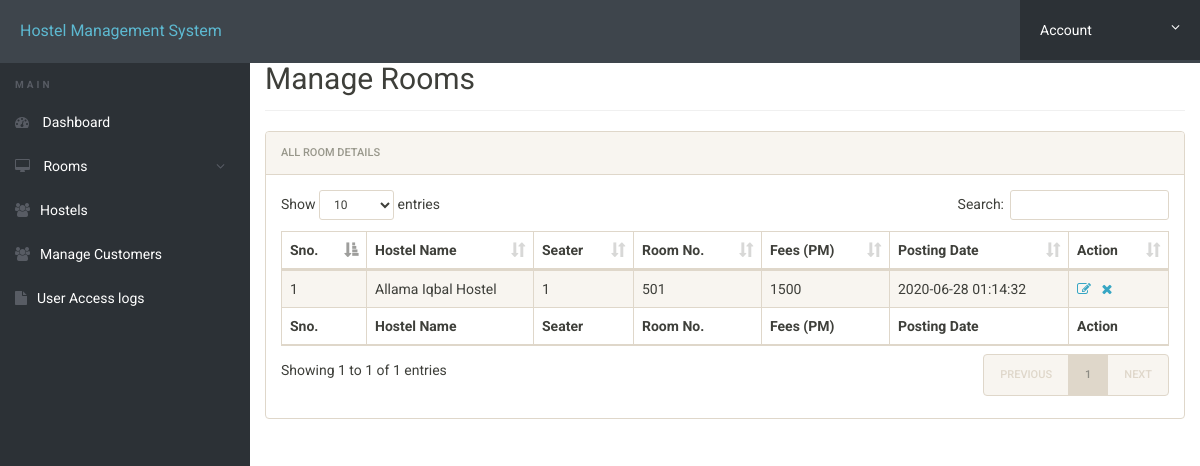
The page /Hostel/manager/manage-rooms.php (signed in) on the database its author committed.
### tables this page shows
CREATE TABLE `rooms` (
  `id` int(11) NOT NULL,
  `hostel_name` varchar(255) NOT NULL,
  `seater` int(11) DEFAULT NULL,
  `room_no` int(11) DEFAULT NULL,
  `fees` int(11) DEFAULT NULL,
  `posting_date` timestamp NULL DEFAULT CURRENT_TIMESTAMP,
  `status` varchar(255) NOT NULL DEFAULT 'free'
);

### Hostel/manager/manage-rooms.php (the view, shortened to what this page needs)
<?php
include('includes/config.php');
$aid=$_SESSION['id'];
$con=mysqli_connect("localhost","root","","hostel");
$sql="SELECT * FROM `hostel_manager` WHERE `Hostel_man_id`='$aid'";
$run=mysqli_query($con,$sql);
$data=mysqli_fetch_assoc($run);
$hid=$data['Hostel_id'];
$sql="SELECT * FROM `hostel` WHERE `Hostel_id`='$hid'";
$run=mysqli_query($con,$sql);
$data=mysqli_fetch_assoc($run);
$hname=$data['Hostel_name'];
?>
<!doctype html>
<html lang="en" class="no-js">
<head>
	<link rel="stylesheet" href="css/font-awesome.min.css">
	<link rel="stylesheet" href="css/bootstrap.min.css">
	<link rel="stylesheet" href="css/dataTables.bootstrap.min.css">
	<link rel="stylesheet" href="css/bootstrap-social.css">
	<link rel="stylesheet" href="css/bootstrap-select.css">
	<link rel="stylesheet" href="css/fileinput.min.css">
	<link rel="stylesheet" href="css/awesome-bootstrap-checkbox.css">
	<link rel="stylesheet" href="css/style.css">
</head>
<body>
	<?php include('includes/header.php');?>
	<div class="ts-main-content">
			<?php include('includes/sidebar.php');?>
		<div class="content-wrapper">
			<div class="container-fluid">
				<div class="row">
					<div class="col-md-12">
						<h2 class="page-title" style="margin-top: 4%">Manage Rooms</h2>
						<div class="panel panel-default">
							<div class="panel-heading">All Room Details</div>
							<div class="panel-body">
								<table id="zctb" class="display table table-striped table-bordered table-hover" cellspacing="0" width="100%">
									<thead>
										<tr>
											<th>Sno.</th>
										    <th>Hostel Name</th>
											<th>Seater</th>
											<th>Room No.</th>
											<th>Fees (PM) </th>
											<th>Posting Date  </th>
											<th>Action</th>
										</tr>
									</thead>
									<tfoot>
										<tr>
											<th>Sno.</th>
											<th>Hostel Name</th>
											<th>Seater</th>
											<th>Room No.</th>
											<th>Fees (PM) </th>
											<th>Posting Date  </th>
											<th>Action</th>
										</tr>
									</tfoot>
									<tbody>
<?php
$ret="SELECT * FROM `rooms` WHERE `hostel_name`='$hname'";
$stmt= $mysqli->prepare($ret) ;
$stmt->execute() ;
$res=$stmt->get_result();
$cnt=1;
while($row=$res->fetch_object())
	  {
	  	?>
<tr><td><?php echo $cnt;;?></td>
<td><?php echo $row->hostel_name;?></td>
<td><?php echo $row->seater;?></td>
<td><?php echo $row->room_no;?></td>
<td><?php echo $row->fees;?></td>
<td><?php echo $row->posting_date;?></td>
<td><a href="edit-room.php?id=<?php echo $row->id;?>"><i class="fa fa-edit"></i></a>&nbsp;&nbsp;
<a href="manage-rooms.php?del=<?php echo $row->id;?>" onclick="return confirm("Do you want to delete");"><i class="fa fa-close"></i></a></td>
										</tr>
									<?php
$cnt=$cnt+1;
									 } ?>
									</tbody>
								</table>
							</div>
						</div>
					</div>
				</div>
			</div>
		</div>
	</div>
</body>
</html>

### Hostel/manager/css/style.css (style rules this page uses)
html { font-size: 14px; }
@media only screen and (min-width: 480px) { html { font-size: 17px; } }
@media only screen and (min-width: 768px) { html { font-size: 14px; } }
body { font-size: 1em; }
a { color: #37a6c4; }
.panel { overflow: hidden; }
.page-title { padding-bottom: 15px; margin-bottom: 20px; border-bottom: 1px solid #f0f0f0; }
.ts-main-content .content-wrapper { padding-top: 15px; margin-top: 10px; }
@media only screen and (min-width: 992px) { .ts-main-content .content-wrapper { margin-left: 250px; } }

### rows shown on the page
rooms: hostel_name "Allama Iqbal Hostel", seater "1", room_no "501", fees "1500", posting_date "2020-06-28 01:14:32"
